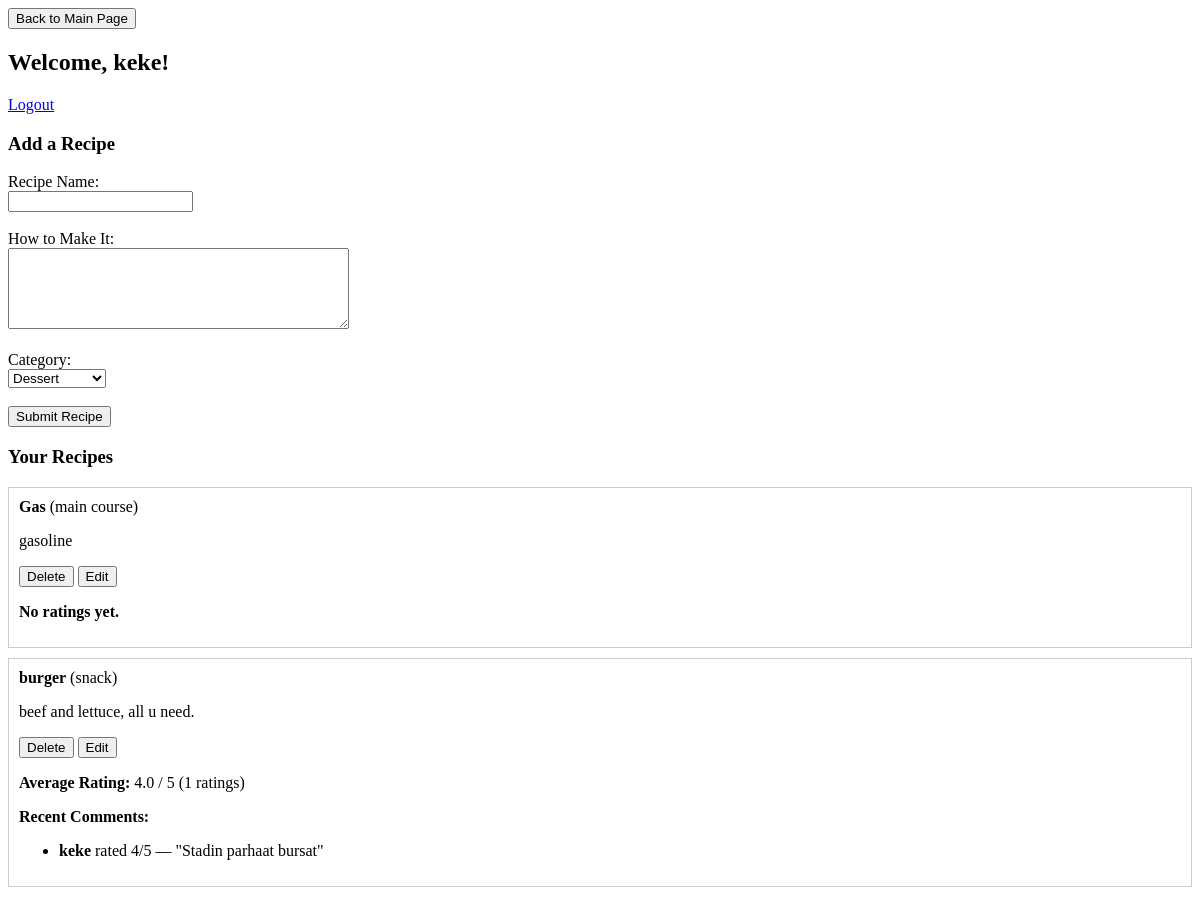
Before: /home (signed in) with the older database file.
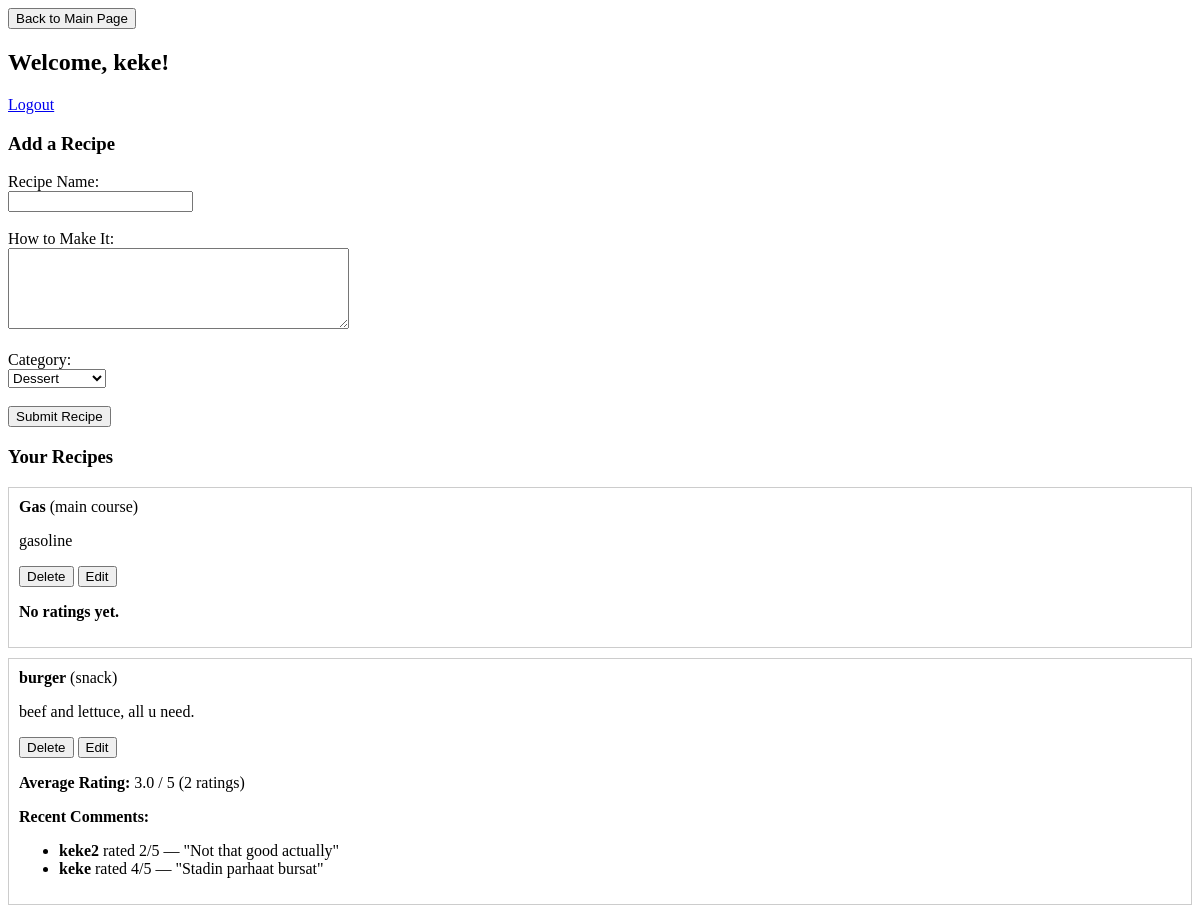
After: the same page with the newer database file.
### tables this page shows
CREATE TABLE recipes (
                id INTEGER PRIMARY KEY AUTOINCREMENT,
                username TEXT NOT NULL,
                title TEXT NOT NULL,
                instructions TEXT NOT NULL,
                category TEXT NOT NULL
            );

CREATE TABLE ratings (
                id INTEGER PRIMARY KEY AUTOINCREMENT,
                recipe_id INTEGER NOT NULL,
                username TEXT NOT NULL,
                rating INTEGER NOT NULL,
                comment TEXT,
                FOREIGN KEY (recipe_id) REFERENCES recipes(id),
                FOREIGN KEY (username) REFERENCES users(username)
            );

### app.py (the view, shortened to what this page needs)
@app.route("/home", methods=["GET", "POST"])
def home():
    if "username" not in session:
        return redirect(url_for("login"))
    with sqlite3.connect("database.db") as conn:
        cursor = conn.cursor()
        cursor.execute("SELECT id, title, instructions, category FROM recipes WHERE username = ?", (session["username"],))
        recipes = cursor.fetchall()
        ratings_data = {}
        for recipe in recipes:
            recipe_id = recipe[0]
            cursor.execute("SELECT AVG(rating), COUNT(*) FROM ratings WHERE recipe_id = ?", (recipe_id,))
            avg_rating, count = cursor.fetchone()
            cursor.execute("SELECT username, rating, comment FROM ratings WHERE recipe_id = ? ORDER BY id DESC LIMIT 3", (recipe_id,))
            comments = cursor.fetchall()
            ratings_data[recipe_id] = {
                "avg": round(avg_rating, 1) if avg_rating else None,
                "count": count,
                "comments": comments
            }
    return render_template("home.html", username=session["username"], recipes=recipes, ratings_data=ratings_data)

### templates/home.html (shortened to what this page needs)
<!DOCTYPE html>
<html>
<head>
</head>
<body>
	<form action="{{ url_for('main_page') }}" method="get">
		<button type="submit">Back to Main Page</button>
	</form>
    <h2>Welcome, {{ username }}!</h2>
    <p><a href="{{ url_for('logout') }}">Logout</a></p>
    <h3>Add a Recipe</h3>
    <form method="POST">
        <label>Recipe Name:</label><br>
        <input type="text" name="title" required><br><br>
        <label>How to Make It:</label><br>
        <textarea name="instructions" rows="5" cols="40" required></textarea><br><br>
        <label>Category:</label><br>
        <select name="category" required>
            <option value="dessert">Dessert</option>
        </select><br><br>
        <input type="submit" value="Submit Recipe">
    </form>
    <h3>Your Recipes</h3>
{% for id, title, instructions, category in recipes %}
    <div style="border:1px solid #ccc; padding:10px; margin:10px 0;">
        <strong>{{ title }}</strong> ({{ category }})<br>
        <p>{{ instructions }}</p>
        <form method="POST" action="{{ url_for('delete', recipe_id=id) }}" style="display:inline;">
            <button type="submit">Delete</button>
        </form>
        <form method="GET" action="{{ url_for('edit', recipe_id=id) }}" style="display:inline;">
            <button type="submit">Edit</button>
        </form>
        {% set rating = ratings_data[id] %}
        {% if rating.avg %}
            <p><strong>Average Rating:</strong> {{ rating.avg }} / 5 ({{ rating.count }} ratings)</p>
        {% else %}
            <p><strong>No ratings yet.</strong></p>
        {% endif %}
        {% if rating.comments %}
            <p><strong>Recent Comments:</strong></p>
            <ul>
                {% for uname, r, c in rating.comments %}
                    <li><strong>{{ uname }}</strong> rated {{ r }}/5 — "{{ c }}"</li>
                {% endfor %}
            </ul>
        {% endif %}
    </div>
{% else %}
    <p>You haven’t added any recipes yet.</p>
{% endfor %}
</body>
</html>

Changed rows visible on the page:
computed for recipes "burger": avg "4.0" → "3.0"; count "1" → "2"
added ratings: username "keke2", rating "2", comment "Not that good actually", shown under recipes "burger"
